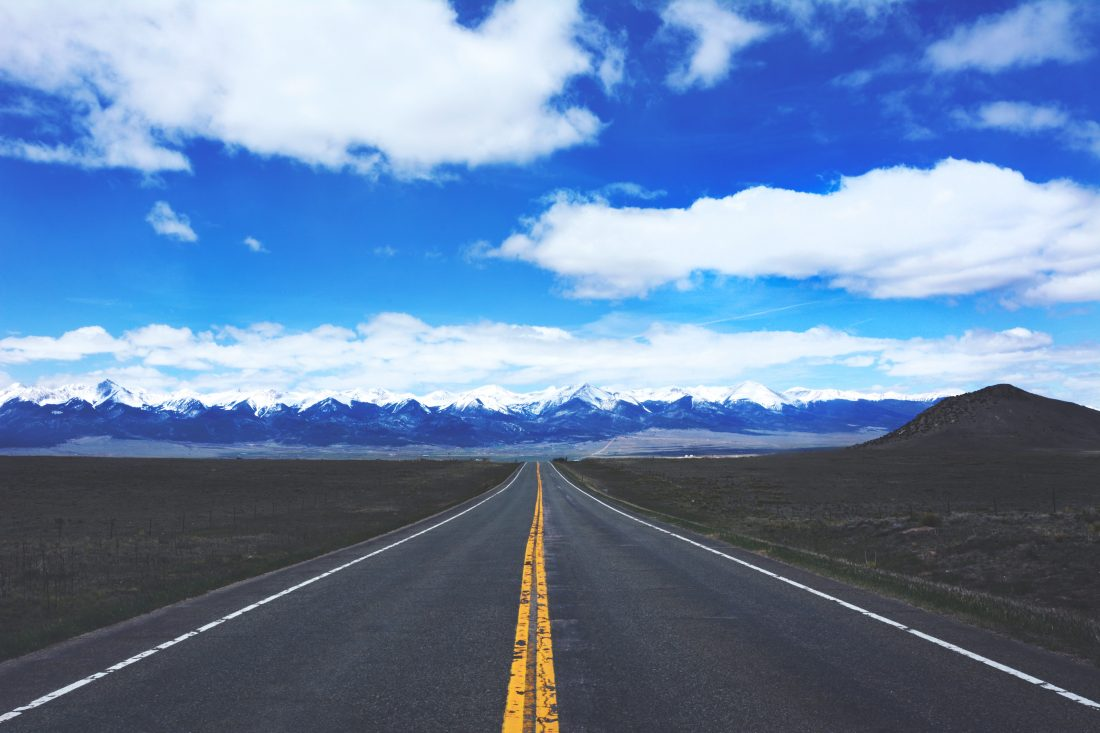
#> input picture Computer vision/open-road.jpg, 1100 x 733 px
$ jupyter execute edge_detection.ipynb
#> lines starting #> are read from the running program, lines starting #| are printed output that depends on the picture; after the words box and inside, x2 and y2 are one past the last pixel; in counts of white or black regions, pixels touching at a corner belong together
[cell 1]
import cv2
import os

[cell 2]
image = cv2.imread("open-road.jpg", cv2.COLOR_BGR2GRAY)
#> image is the input picture: shape (733, 1100, 3); mean B, G, R 167.9, 130.9, 104

[cell 3]
#gray = cv2.cvtColor(image, cv2.COLOR_BGR2GRAY)

[cell 4]
blur = cv2.GaussianBlur(image, (5, 5), 0)

[cell 5]
edges = cv2.Canny(blur, 50, 150)
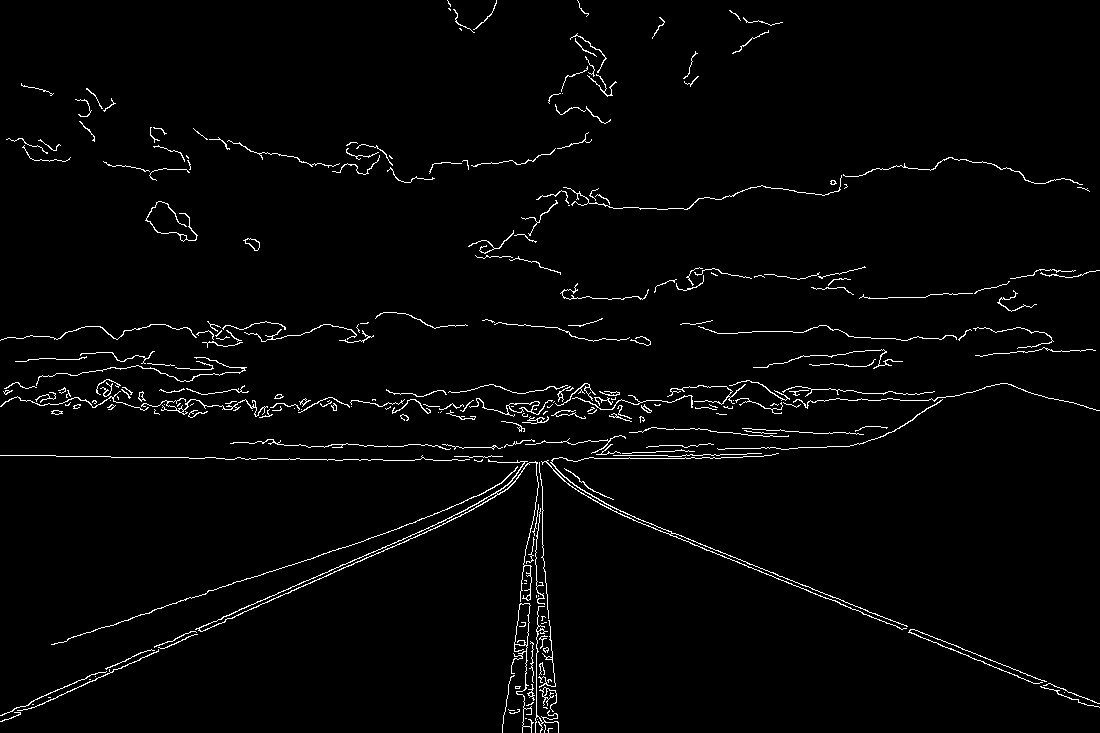
#> edges: shape (733, 1100); 2.3% white in thin lines or dots


$ run again, with Computer vision/baby_girl.jpg copied over Computer vision/open-road.jpg
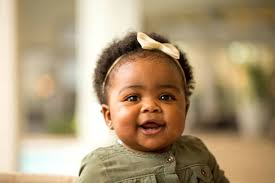
#> input picture Computer vision/baby_girl.jpg, 275 x 183 px
#> image is the input picture: shape (183, 275, 3); mean B, G, R 120.1, 152.4, 173.7
#> `edges = cv2.Canny(blur, 50, 150)`:
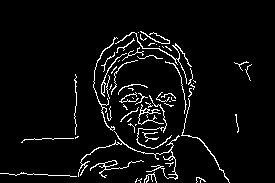
#> edges: shape (183, 275); 4.9% white in thin lines or dots, all inside (x1, y1, x2, y2) = (0, 31, 252, 183)
